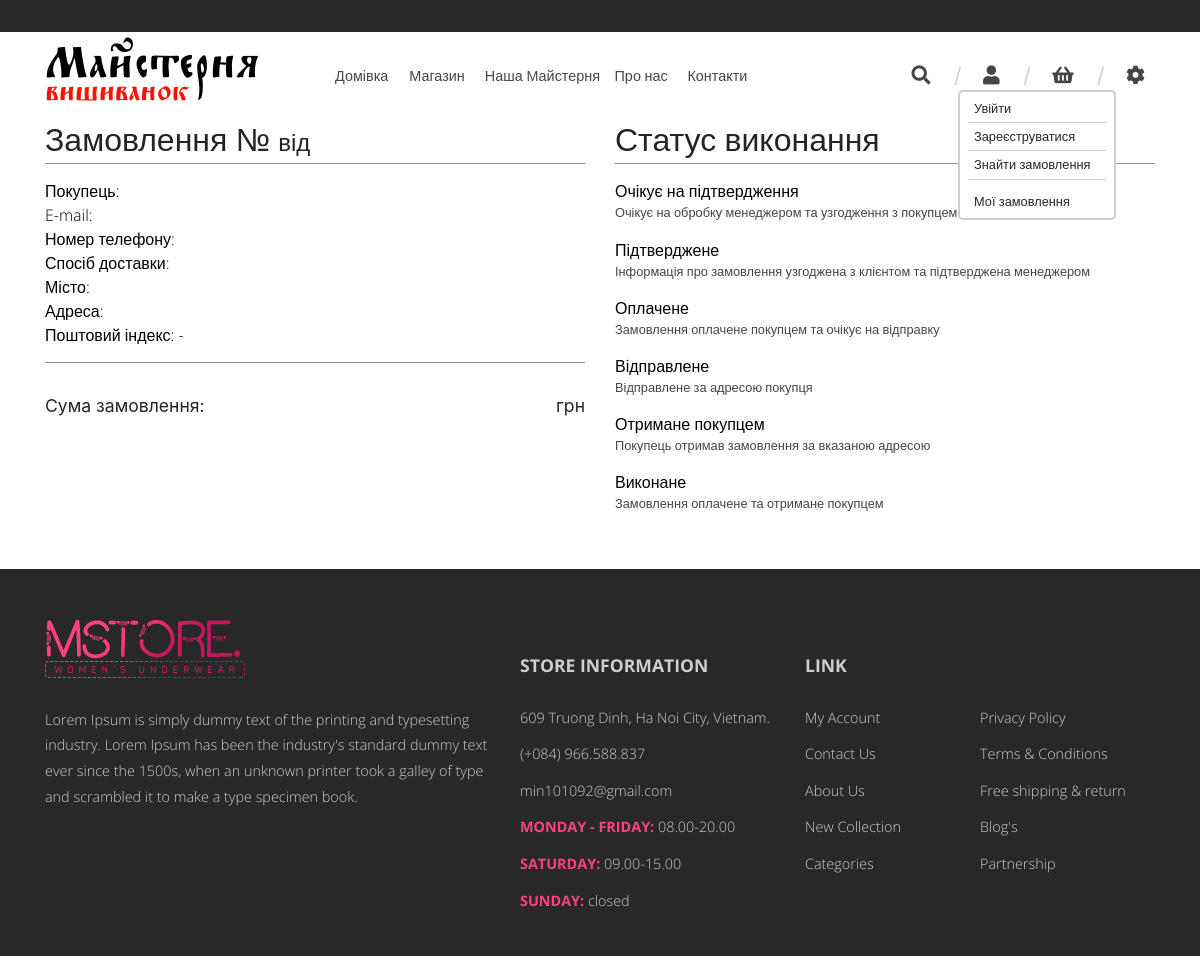
The app's page /orders/order/13/, older data.
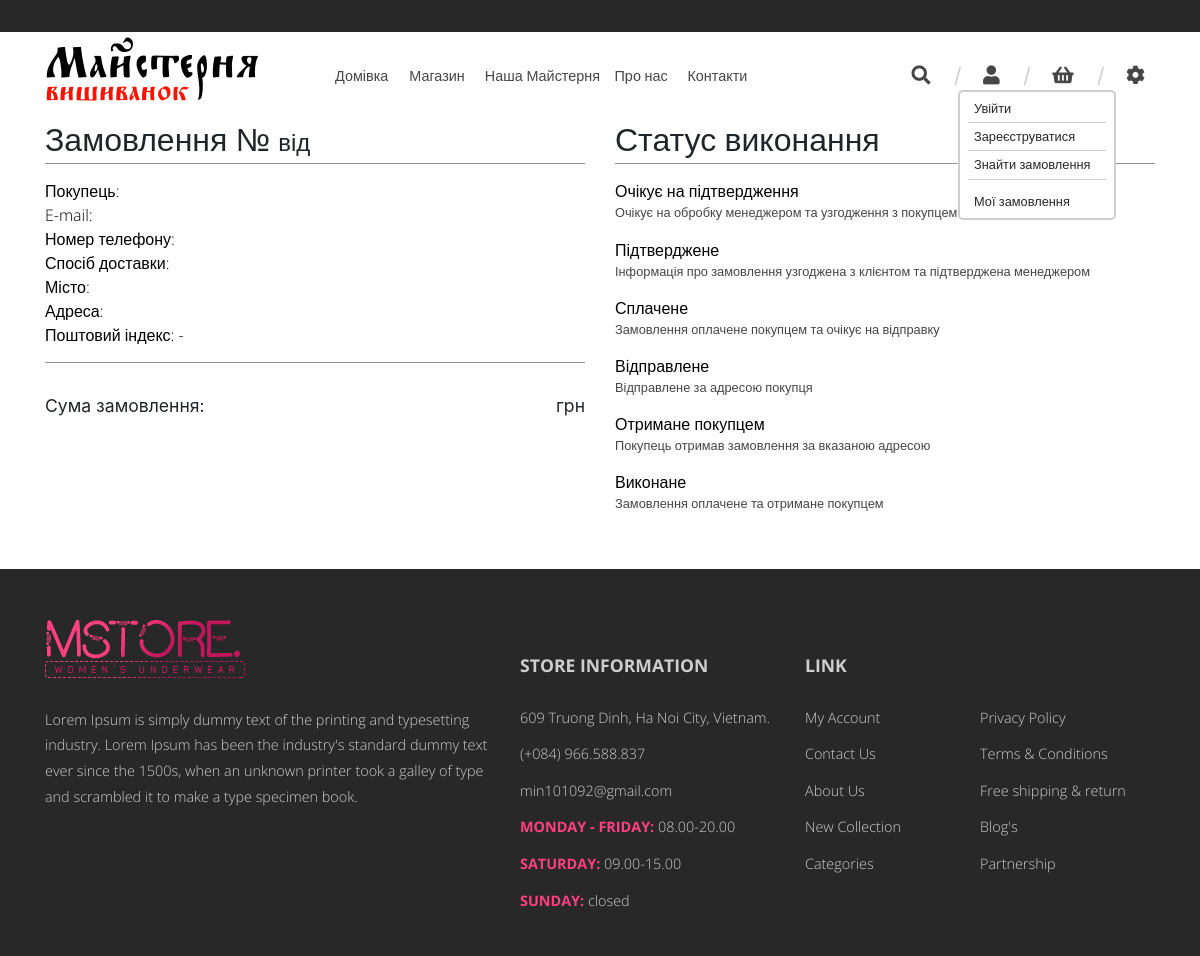
The same page, newer data.
### orders/models.py (models this page shows, shortened)
class Status(models.Model):
    name = models.CharField(null=True,
                            default=None,
                            max_length=64,
                            verbose_name="Програмна назва")
    verbose_name = models.CharField(null=True,
                                    default=None,
                                    max_length=64,
                                    verbose_name="Назва")
    description = models.TextField(blank=True,
                                   null=True,
                                   default=None,
                                   max_length=300,
                                   verbose_name="Опис")
    number = models.PositiveSmallIntegerField(null=True, blank=True, default=True, verbose_name='Порядковий номер')
    class Meta:
        verbose_name = "Статус замовлення"
        verbose_name_plural = "Статуси замовлень"

### orders/views.py (the view)
# urls.py: path('order/<int:code>/', single_order, name='single_order_code'),
def single_order(request, *args, **kwargs):
    template_name = 'orders/single_order.html'
    context = {}
    hash_code = kwargs.get('hash_code')
    statuses = Status.objects.all().order_by('number')
    context['statuses'] = statuses
    if hash_code:
        print('Accessing order by hash: {}'.format(hash_code))
        order = get_object_or_404(Order, hash_code=hash_code)
        context['order'] = order
    by_code = kwargs.get('code')
    return render(request, template_name, context=context)

### orders/context_processors.py (called while the page is built, shortened)
def get_basket(request):
    print('Getting basket...')
    session_key = request.session.session_key
    if not session_key:
        request.session.cycle_key()
    print('Session key is {}'.format(session_key))
    print('Trying to find basket with this session key...')
    if Basket.objects.filter(session_key=session_key, is_closed=False).exists():
        basket = Basket.objects.get(session_key=session_key, is_closed=False)
        print('Found basket, which is {}'.format(basket))
    else:
        print('Basket does not exist.')
        return {'get_basket': ''}

### templates/orders/single_order.html (shortened to what this page needs)
{% extends 'base.html' %}
{% block content %}
    <div class="checkout-container row">
        <div class="col-md-6 opened-order">
            <div class="wrapper">
                <h2>Замовлення № {{ order.code }}<span> від {{ order.created | date:"d.m.y" }}</span></h2>
                <div class="costumer-info">
                    <ul>
                        <li>Покупець: {{ order.customer_name }} </li>
                        <li>E-mail: {{ order.customer_email }}</li>
                        <li>Номер телефону: {{ order.customer_phone }}</li>
                        <li>Спосіб доставки: {{ order.delivery_method }}</li>
                        <li>Місто: {{ order.customer_city }}</li>
                        <li>Адреса: {{ order.customer_address }}</li>
                        <li>Поштовий індекс: {% if order.postal_index %}{{ order.postal_index }}{% else %} -{% endif %}</li>
                    </ul>
                </div>
                <div class="overall-price">
                    <span class="caption">Сума замовлення: </span>
                    <div class="price-wrapper">
                        <span class="currency"> грн</span>
                    </div>
                </div>
            </div>
        </div>
        <div class="col-md-6 order-status">
            <div class="wrapper">
                <h2>Статус виконання</h2>
                <ul class="statuses">
                    {% for status in statuses %}
                        <li class="status">
                            {% if status in order.status.all %}
                                <span class="status-name checked">{{ status.verbose_name }}</span>
                                <span class="state"><i class="fas fa-check"></i></span>
                            {% else %}
                                <span class="status-name">{{ status.verbose_name }}</span>
                            {% endif %}
                        </li>
                        <li class="description">{{ status.description }}</li>
                    {% endfor %}
                </ul>
            </div>
        </div>
    </div>
{% endblock %}
{% load static %}

Row changes from the older to the newer data that the page shows:
changed Status "Замовлення оплачене покупцем та очікує на відправку": verbose_name "Оплачене" → "Сплачене"
